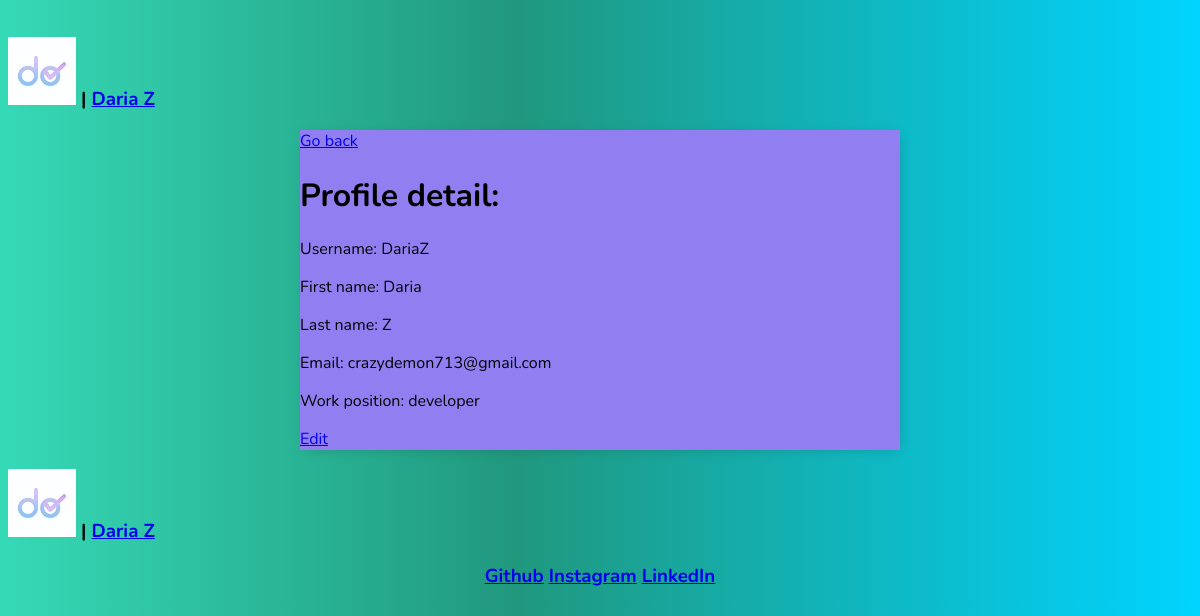
/account/profile/ (signed in), run on an earlier commit of the app's database.
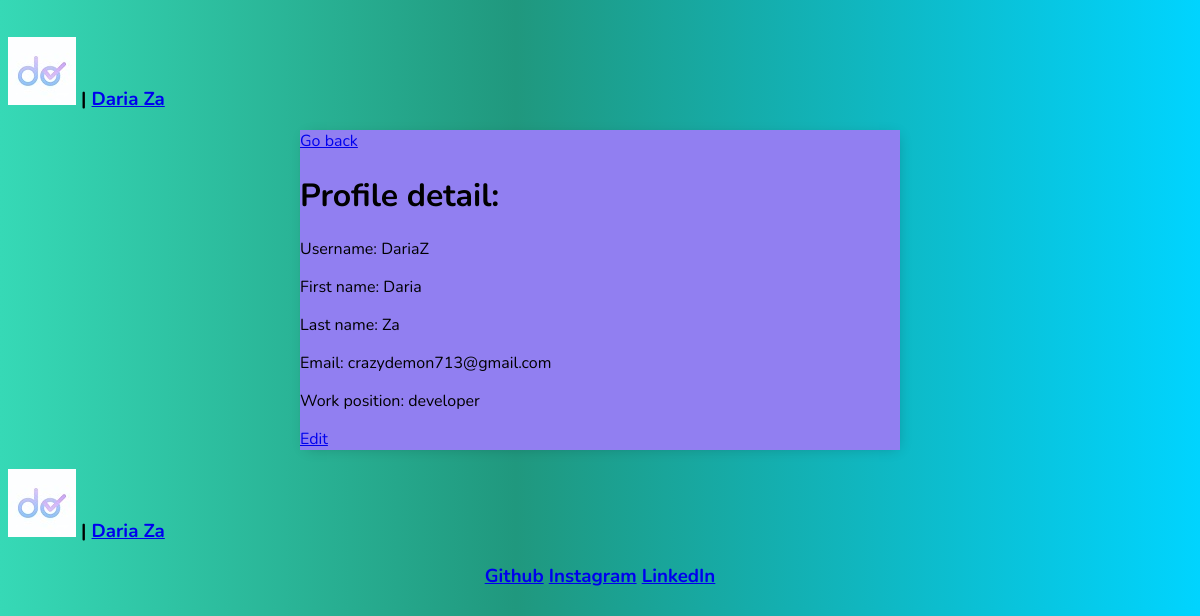
And on a later commit of the database.
### account/models.py (models this page shows)
class CustomizeUser(AbstractUser):
    work_position = models.CharField(max_length=50, blank=False)
    email_confirmed = models.BooleanField(default=False)

### account/views.py (the view)
# urls.py: path('profile/', ProfileDetailView.as_view(), name='profile'),
class ProfileDetailView(LoginRequiredMixin, DetailView):
    model = CustomizeUser
    context_object_name = 'profile'
    template_name = 'account/profile.html'
    def get_object(self, queryset=None):
        return self.model.objects.get(pk=self.request.user.pk)

### account/templates/account/profile.html (shortened to what this page needs)
<!DOCTYPE html>
<html lang="en">
<head>
{% extends 'task_application/base.html' %}
{% block content %}
</head>
<body>
<a href="{% url 'tasks' %}"> Go back</a>
<h1>Profile detail:</h1>
    <p>Username: {{profile.username}}</p>
    <p>First name: {{profile.first_name}}</p>
    <p>Last name: {{profile.last_name}}</p>
    <p>Email: {{profile.email}}</p>
    <p>Work position: {{profile.work_position}}</p>
<a href="{% url 'profile_update' %}">Edit</a>
</body>
</html>
{% endblock content %}

### task_application/templates/task_application/base.html (shortened to what this page needs)
<!DOCTYPE html>
{% load static %}
<html lang="en">
<head>
</head>
<body>
<header>
    <h3 align="left"><a href="{% url 'main_page' %}"> <img src="{% static "images/logo.png" %}" alt="logo"/></a> |
        {% if user.is_authenticated %}
            <a href="{% url 'profile' %}">{{user.get_full_name}}</a>
        {% endif %}
    </h3>
</header>
    <div class="container">
        {% block content %}
        {% endblock content %}
<footer>
    <h3 align="left"><a href="{% url 'main_page' %}"> <img src="{% static "images/logo.png" %}" alt="logo"/></a> |
        {% if user.is_authenticated %}
            <a href="{% url 'profile' %}">{{user.get_full_name}}</a>
        {% endif %}
    </h3>
    <h3 align="center">
        <a href="https://github.com/DemiLar/DemiLar">Github</a>
        <a href="https://www.instagram.com/laren_713/">Instagram</a>
        <a href="https://www.linkedin.com/in/daria-zaspenko-4a2ab3223/">LinkedIn</a>
    </h3>
</footer>
</body>
</html>

### task_application/templates/task_application/base.html (style rules this page uses)
body { background: rgb(54,217,182); background: linear-gradient(90deg, rgba(54,217,182,1) 0%, rgba(32,152,126,1) 43%, rgba(0,212,255,1) 100%); font-family: 'Nunito', sans-serif; padding-top: 10px; }
.container { max-width:600px; margin: auto; background-color: #917FF1; -webkit-box-shadow: 2px 2px 13px -4px rgba(0,0,0,0.21); box-shadow: 2px 2px 13px -4px rgba(0,0,0,0.21); }

What changed in the data, as far as the page shows it:
changed CustomizeUser "DariaZ": get_full_name "Daria Z" → "Daria Za"; last_name "Z" → "Za"
